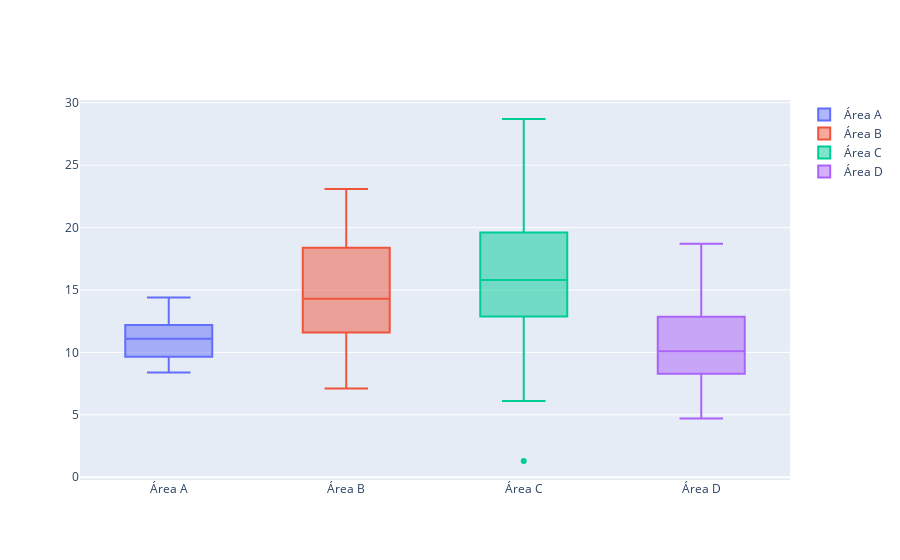

Notebook cell for this chart:
### Code cell
fig = go.Figure()
names = ['Área A','Área B','Área C','Área D']
for i in range(0,4):
    fig.add_trace(go.Box(y=data[i],name=names[i]))
fig.show()

### Figure 1 — Plotly figure (JSON) as saved in the notebook; plotly's stock layout.template omitted (floating-point values rounded to 4 significant figures)
{"data": [{"name": "Área A", "type": "box", "y": [9.2, 10.8, 10.6, 11.1, 12.1, 9.6, 11.2, 8.4, 12.9, 12.1, 14.4, 11.1, 11.1, 9.7, 8.4, 12.3, 10.7, 12.9, 9.1, 12.8]}, {"name": "Área B", "type": "box", "y": [12.5, 18.5, 21.3, 14.3, 18.5, 19, 10.8, 23.1, 17.4, 10.7, 14.3, 16.3, 18, 7.1, 12.8, 14.7, 11.3, 8.2, 13.8]}, {"name": "Área C", "type": "box", "y": [21.3, 28.7, 15.8, 24, 13.7, 18.1, 12.6, 14.6, 6.1, 19.8, 22.3, 15.7, 16.3, 18.2, 15.7, 6.6, 9.3, 1.3, 19]}, {"name": "Área D", "type": "box", "y": [13.7, 8.6, 14.9, 10.2, 14, 10.5, 15, 5.2, 10, 11.7, 18.7, 9.3, 7.9, 6.5, 11.5, 12, 8.3, 8.3, 9.8, 4.7]}], "layout": {}}
